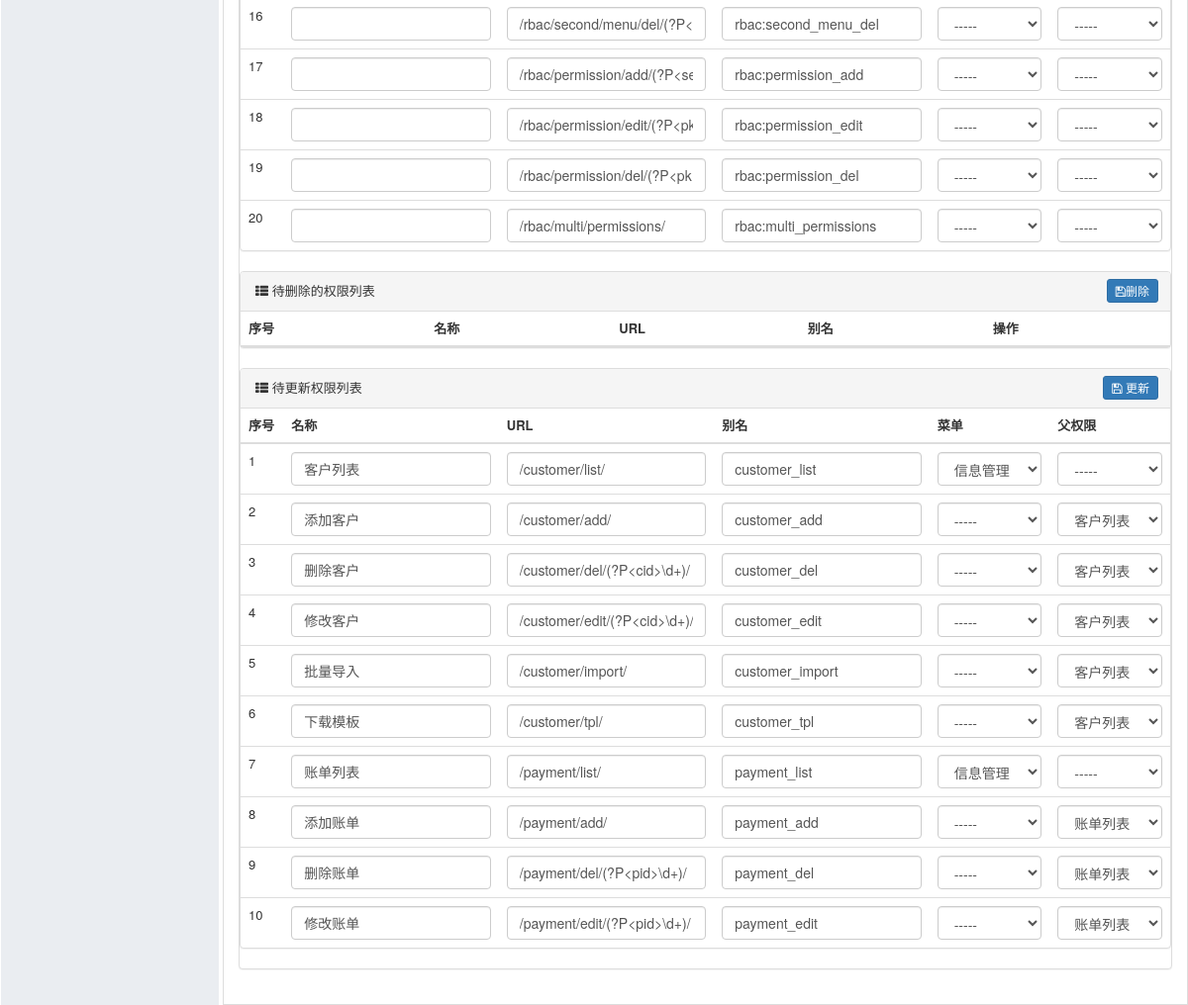
The page /rbac/multi/permissions/ (lower part) on the database as committed earlier.
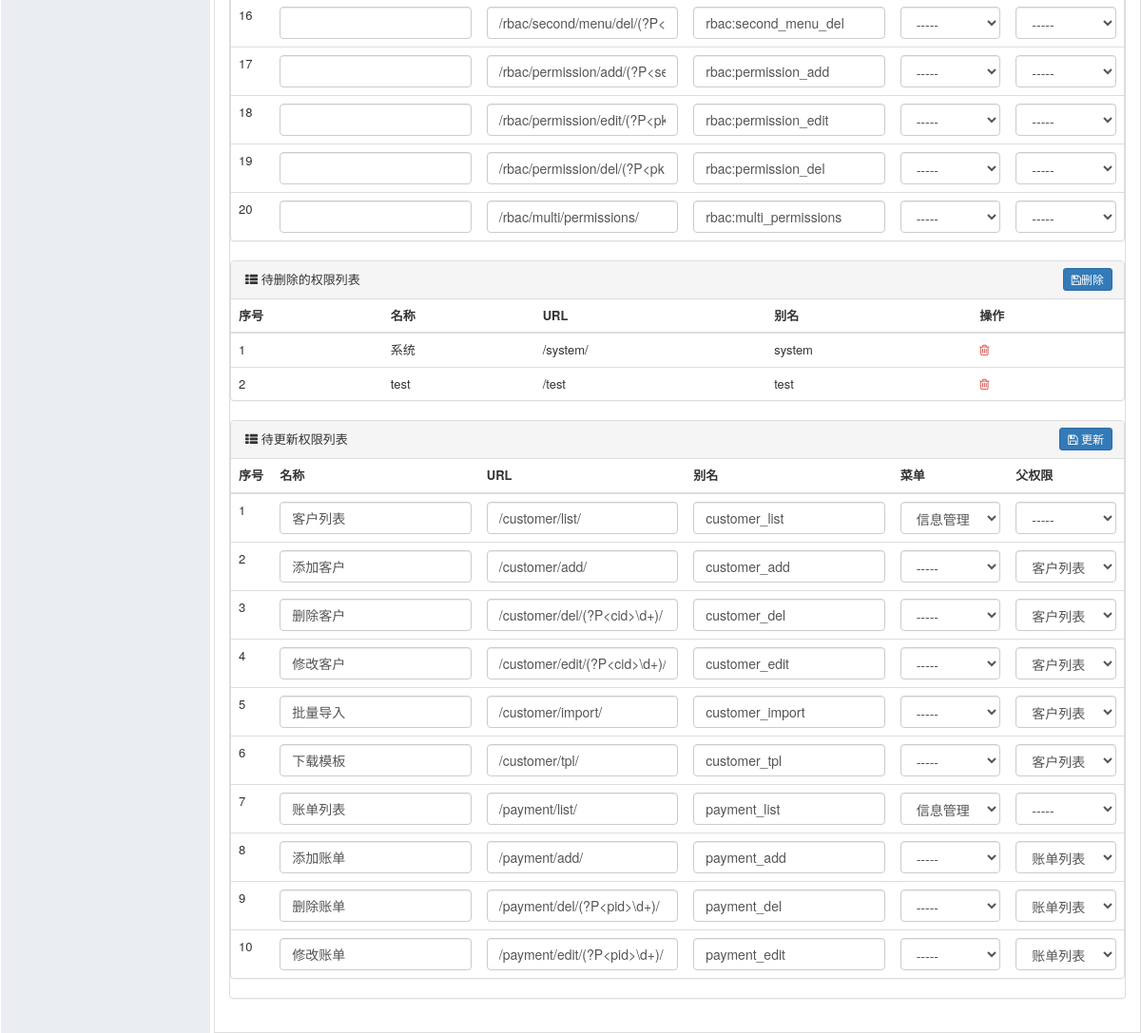
The same page on the database as committed later.
### rbac/models.py (models this page shows, shortened)
class Permission(models.Model):
    title = models.CharField(verbose_name='标题', max_length=32)
    url = models.CharField(verbose_name='含正则的URL', max_length=128)
    name = models.CharField(verbose_name='URL别名',max_length=32, unique=True)
    menu = models.ForeignKey(verbose_name='所属菜单', to='Menu', null=True, blank=True, help_text="null表示不是菜单，非null表示二级菜单",
                             on_delete=models.CASCADE)
    pid = models.ForeignKey(verbose_name='关联所有权限', to='Permission', null=True, blank=True,
                            help_text="对于非菜单权限需要选择一个可以成为菜单的权限，用户做默认展开菜单", on_delete=models.CASCADE,
                            related_name='parents')

### rbac/views/menu.py (the view)
def multi_permissions(request):
    generate_formset_class = formset_factory(MultiAddPermissionForm, extra=0)
    update_formset_class = formset_factory(MultiEditPermissionForm, extra=0)
    all_url_dict = get_all_url_dict()
    """
    {
        'rbac:role_list':{'name': 'rbac:role_list', 'url': '/rbac/role/list/'},
        'rbac:role_add':{'name': 'rbac:role_add', 'url': '/rbac/role/add/'},
        ....
    }
    """
    router_name_set = set(all_url_dict.keys())
    permissions = models.Permission.objects.all().values('id', 'title', 'name', 'url', 'menu_id', 'pid_id')
    permission_dict = OrderedDict()
    permission_name_set = set()
    for row in permissions:
        permission_dict[row['name']] = row
        permission_name_set.add(row['name'])
    """
    {
        'rbac:role_list': {'id':1,'title':'角色列表',name:'rbac:role_list',url.....},
        'rbac:role_add': {'id':1,'title':'添加角色',name:'rbac:role_add',url.....},
        ...
    }
    """
    for name, value in permission_dict.items():
        router_row_dict = all_url_dict.get(name)  # {'name': 'rbac:role_list', 'url': '/rbac/role/list/'},
        if not router_row_dict:
            continue
        if value['url'] != router_row_dict['url']:
            value['url'] = '路由和数据库中不一致'
    generate_name_list = router_name_set - permission_name_set
    generate_formset = generate_formset_class(
        initial=[row_dict for name, row_dict in all_url_dict.items() if name in generate_name_list])
    delete_name_list = permission_name_set - router_name_set
    delete_row_list = [row_dict for name, row_dict in permission_dict.items() if name in delete_name_list]
    update_name_list = permission_name_set & router_name_set
    update_formset = update_formset_class(
        initial=[row_dict for name, row_dict in permission_dict.items() if name in update_name_list])
    return render(
        request,
        'rbac/multi_permsissions.html',
        {
            'generate_formset': generate_formset,
            'delete_row_list':delete_row_list,
            'update_formset':update_formset,
        }
    )

### rbac/services/routes.py (called while the page is built)
def check_url_exclude(url):
    for regex in settings.AUTO_DEISCOVER_EXCLUDE:
        if re.match(regex, url):
            return True

def get_all_url_dict():
    url_ordered_dict = OrderedDict()
    md = import_string(settings.ROOT_URLCONF)  # from luff.. import urls
    recursion_urls(None, '/', md.urlpatterns, url_ordered_dict)  # 递归去获取所有的路由
    print(recursion_urls)
    return url_ordered_dict

### rbac/templates/rbac/multi_permsissions.html (shortened to what this page needs)
{% extends 'layout.html' %}
{% block content %}
    <div class="luffy-container">
        <div class="panel panel-default">
            <div class="panel panel-default">
                <table class="table">
                    <tbody>
                    {% for form in generate_formset %}
                        <tr>
                            <td>{{ forloop.counter }}</td>
                            {% for field in  form %}
                                <td>{{ field }}</td>
                            {% endfor %}
                        </tr>
                    {% endfor %}
                    </tbody>
                </table>
            </div>
            <div class="panel panel-default">
                <div class="panel-heading">
                    <i class="fa fa-th-list" aria-hidden="true"></i> 待删除的权限列表
                    <button href="#" class="right btn btn-primary btn-xs"
                            style="padding: 2px 8px;margin: -3px;">
                        <i class="fa fa-save" aria-hidden="true"></i>删除
                    </button>
                </div>
                <table class="table">
                    <thead>
                    <tr>
                        <th>序号</th>
                        <th>名称</th>
                        <th>URL</th>
                        <th>别名</th>
                        <th>操作</th>
                    </tr>
                    </thead>
                    <tbody>
                    {% for row in delete_row_list %}
                        <tr>
                            <td>{{ forloop.counter }}</td>
                            <td>{{ row.title }}</td>
                            <td>{{ row.url }}</td>
                            <td>{{ row.name }}</td>
                            <td>
                                <a style="color: #d9534f;" href="#">
                                    <i class="fa fa-trash-o"></i>
                                </a>
                            </td>
                        </tr>
                    {% endfor %}
                    </tbody>
                </table>
            </div>
            <div class="panel panel-default">
                <div class="panel-heading">
                    <i class="fa fa-th-list" aria-hidden="true"></i> 待更新权限列表
                    <button href="#" class="right btn btn-primary btn-xs"
                            style="padding: 2px 8px;margin: -3px;">
                        <i class="fa fa-save" aria-hidden="true"></i>
                        更新
                    </button>
                </div>
                <table class="table">
                    <thead>
                    <tr>
                        <th>序号</th>
                        <th>名称</th>
                        <th>URL</th>
                        <th>别名</th>
                        <th>菜单</th>
                        <th>父权限</th>
                    </tr>
                    </thead>
                    <tbody>
                 {% for form in update_formset %}
                    <tr>
                        <td>{{ forloop.counter }}</td>
                        {% for field in  form %}
                            {% if forloop.first %}
                                {{ field }}
                            {% else %}
                                <td>{{ field }}</td>
                            {% endif %}
                        {% endfor %}
                    </tr>
                {% endfor %}
                    </tbody>
                </table>
            </div>
        </div>
{% endblock %}

Rows that differ between the two databases and show on the page:
added Permission: title "系统", url "/system/", name "system"
added Permission: title "test", url "/test", name "test"
